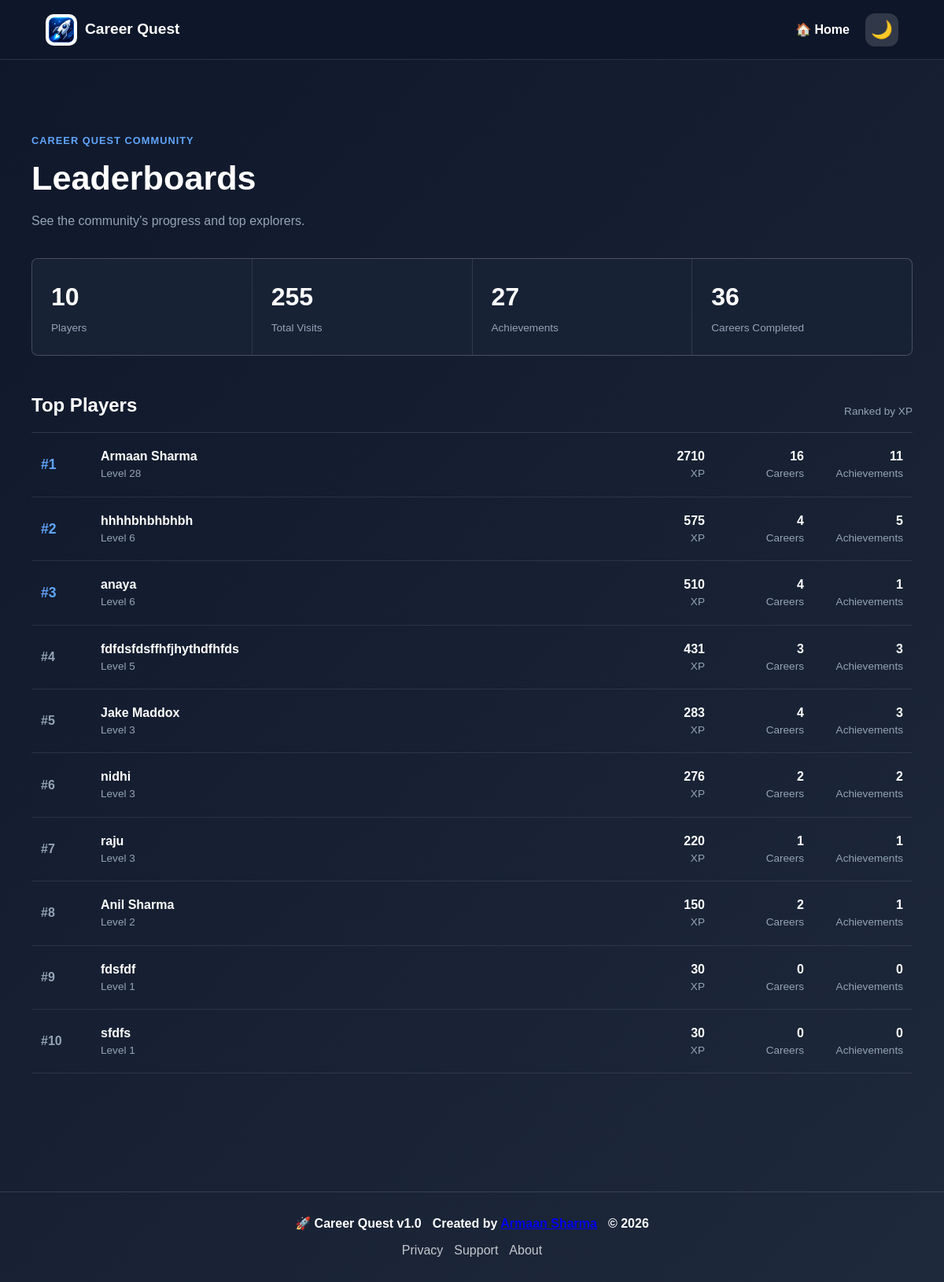
The app's page /leaderboards with its own data.
### tables this page shows
CREATE TABLE players (

            name TEXT PRIMARY KEY,

            xp INTEGER DEFAULT 0,

            careers_completed INTEGER DEFAULT 0
        , current_streak INTEGER DEFAULT 0, best_streak INTEGER DEFAULT 0, last_active TEXT);

### app.py (the view)
@app.route("/leaderboards")
def leaderboards():
    players, stats = get_leaderboard_data()
    return render_template(
        "leaderboards.html",
        players=players,
        stats=stats
    )

### database.py (called while the page is built)
def get_db():
    conn = sqlite3.connect("career_quest.db")
    conn.row_factory = sqlite3.Row
    return conn

### templates/leaderboards.html
{% extends "base.html" %}
{% block content %}
<div class="container leaderboard-page">
    <header class="leaderboard-header">
        <p class="section-label">Career Quest Community</p>
        <h1>Leaderboards</h1>
        <p>See the community’s progress and top explorers.</p>
    </header>
    <div class="leaderboard-stats">
        <div>
            <strong>{{ stats["total_players"] }}</strong>
            <span>Players</span>
        </div>
        <div>
            <strong>{{ stats["visits"] }}</strong>
            <span>Total Visits</span>
        </div>
        <div>
            <strong>{{ stats["total_achievements"] }}</strong>
            <span>Achievements</span>
        </div>
        <div>
            <strong>{{ stats["total_careers_completed"] }}</strong>
            <span>Careers Completed</span>
        </div>
    </div>
    <section class="player-ranking">
        <div class="ranking-heading">
            <h2>Top Players</h2>
            <span>Ranked by XP</span>
        </div>
        {% if players %}
        <div class="ranking-list">
            {% for player in players %}
            <div class="ranking-row {% if loop.index <= 3 %}top-player{% endif %}">
                <span class="ranking-position">
                    #{{ loop.index }}
                </span>
                <div class="ranking-player">
                    <strong>{{ player["name"] }}</strong>
                    <span>Level {{ (player["xp"] // 100) + 1 }}</span>
                </div>
                <div class="ranking-value">
                    <strong>{{ player["xp"] }}</strong>
                    <span>XP</span>
                </div>
                <div class="ranking-value">
                    <strong>{{ player["careers_completed"] }}</strong>
                    <span>Careers</span>
                </div>
                <div class="ranking-value">
                    <strong>{{ player["achievements"] }}</strong>
                    <span>Achievements</span>
                </div>
            </div>
            {% endfor %}
        </div>
        {% else %}
        <p class="empty-ranking">
            No players have joined yet.
        </p>
        {% endif %}
    </section>
</div>
{% endblock %}

### templates/base.html (shortened to what this page needs)
<!DOCTYPE html>
<html>
<head>
<link rel="stylesheet"
      href="{{ url_for('static', filename='style.css') }}">
</head>
<body>
<nav class="navbar">
<div class="nav-brand">
    <img src="{{ url_for('static', filename='logo.png') }}"
         class="nav-logo"
         alt="Career Quest">
    <span>Career Quest</span>
</div>
<div class="nav-links">
    <a href="/">
        🏠 Home
    </a>
    <button id="theme-toggle" class="theme-toggle">
        🌙
    </button>
</div>
</nav>
{% block content %}
{% endblock %}
<footer class="footer">
    <div class="footer-brand-line">
        <span>
            🚀 Career Quest v1.0
        </span>
        <span>
            Created by
            <a href="https://github.com/Armaan788" target="_blank">
            </a>
        </span>
        <span>
            © 2026
        </span>
    </div>
    <div class="footer-links">
        <a href="/privacy">
            Privacy
        </a>
        <a href="/support">
            Support
        </a>
        <a href="/about">
            About
        </a>
    </div>
</footer>
</body>
</html>

### records on screen
players: name "Armaan Sharma", (player['xp']//100)+1 "28", xp "2710", careers_completed "16", achievements "11"
players: name "hhhhbhbhbhbh", (player['xp']//100)+1 "6", xp "575", careers_completed "4", achievements "5"
players: name "anaya", (player['xp']//100)+1 "6", xp "510", careers_completed "4", achievements "1"
players: name "fdfdsfdsffhfjhythdfhfds", (player['xp']//100)+1 "5", xp "431", careers_completed "3", achievements "3"
players: name "Jake Maddox", (player['xp']//100)+1 "3", xp "283", careers_completed "4", achievements "3"
players: name "nidhi", (player['xp']//100)+1 "3", xp "276", careers_completed "2", achievements "2"
players: name "raju", (player['xp']//100)+1 "3", xp "220", careers_completed "1", achievements "1"
players: name "Anil Sharma", (player['xp']//100)+1 "2", xp "150", careers_completed "2", achievements "1"
players: name "fdsfdf", (player['xp']//100)+1 "1", xp "30", careers_completed "0", achievements "0"
players: name "sfdfs", (player['xp']//100)+1 "1", xp "30", careers_completed "0", achievements "0"

### other values on screen
{{ stats["total_players"] }} "10"
{{ stats["visits"] }} "255"
{{ stats["total_achievements"] }} "27"
{{ stats["total_careers_completed"] }} "36"
